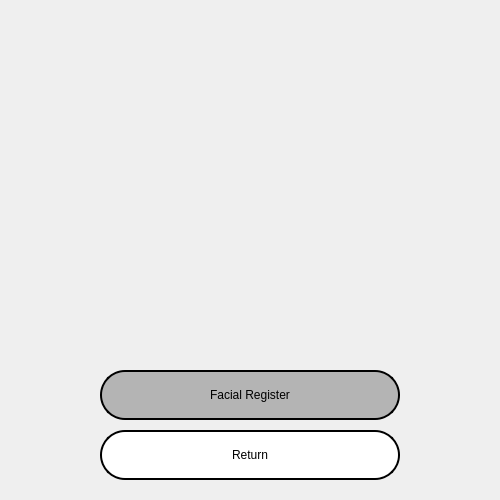
<?xml version="1.0" encoding="UTF-8"?>
<ui version="4.0">
 <class>Form</class>
 <widget class="QWidget" name="Form">
  <property name="geometry">
   <rect>
    <x>0</x>
    <y>0</y>
    <width>500</width>
    <height>500</height>
   </rect>
  </property>
  <property name="minimumSize">
   <size>
    <width>500</width>
    <height>500</height>
   </size>
  </property>
  <property name="maximumSize">
   <size>
    <width>500</width>
    <height>500</height>
   </size>
  </property>
  <property name="windowTitle">
   <string>Form</string>
  </property>
  <widget class="QPushButton" name="registerButton">
   <property name="enabled">
    <bool>false</bool>
   </property>
   <property name="geometry">
    <rect>
     <x>100</x>
     <y>370</y>
     <width>300</width>
     <height>50</height>
    </rect>
   </property>
   <property name="minimumSize">
    <size>
     <width>0</width>
     <height>45</height>
    </size>
   </property>
   <property name="styleSheet">
    <string notr="true">QPushButton {	
	
	background-color: rgb(255, 255, 255);
	font: 16pt &quot;MV Boli&quot;;
    border-radius: 25px; 
	color: rgb(0, 0, 0);
    border: 2px solid rgb(0,0,0);

}
QPushButton:hover {
	
	background-color: rgb(0, 0, 0);
	color: rgb(255, 255, 255);
    border: 2px solid rgb(255,255,255);
  

}
QPushButton:pressed{
	background-color: rgb(255, 255, 255);
	color: rgb(0, 0, 0);
	border-color: rgb(255, 255, 255);
    border: 2px solid rgb(0,0,0);
}


QPushButton:disabled{
	background-color: rgb(180, 180, 180);
}</string>
   </property>
   <property name="text">
    <string>Facial Register</string>
   </property>
  </widget>
  <widget class="QPushButton" name="facialreturn">
   <property name="geometry">
    <rect>
     <x>100</x>
     <y>430</y>
     <width>300</width>
     <height>50</height>
    </rect>
   </property>
   <property name="minimumSize">
    <size>
     <width>0</width>
     <height>50</height>
    </size>
   </property>
   <property name="styleSheet">
    <string notr="true">QPushButton {	
	
	background-color: rgb(255, 255, 255);
	font: 16pt &quot;MV Boli&quot;;
    border-radius: 25px; 
	color: rgb(0, 0, 0);
    border: 2px solid rgb(0,0,0);

}
QPushButton:hover {
	
	background-color: rgb(0, 0, 0);
	color: rgb(255, 255, 255);
    border: 2px solid rgb(255,255,255);
  

}
QPushButton:pressed{
	background-color: rgb(255, 255, 255);
	color: rgb(0, 0, 0);
	border-color: rgb(255, 255, 255);
    border: 2px solid rgb(0,0,0);
}
</string>
   </property>
   <property name="text">
    <string>Return</string>
   </property>
  </widget>
 </widget>
 <resources/>
 <connections>
  <connection>
   <sender>facialreturn</sender>
   <signal>clicked()</signal>
   <receiver>Form</receiver>
   <slot>return_register()</slot>
   <hints>
    <hint type="sourcelabel">
     <x>231</x>
     <y>459</y>
    </hint>
    <hint type="destinationlabel">
     <x>225</x>
     <y>612</y>
    </hint>
   </hints>
  </connection>
 </connections>
 <slots>
  <slot>return_register()</slot>
 </slots>
</ui>
